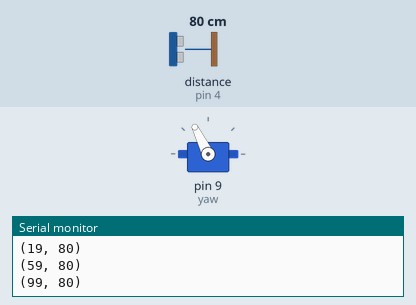
Recording of a sketch running on a simulated Arduino Uno, built with avr-gcc and run on an emulated ATmega328P. On the bench: servo, the last lines printed to the serial monitor. The inputs (shaded band) are chosen by the test bench; at power-on: distance to the obstacle (sensor on pin 4) 80 cm.

Above: at 1.7 s.
1.8 s: distance to the obstacle (sensor on pin 4) set to 120 cm
At 2.18 s:
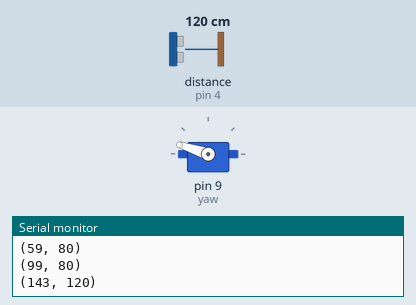
4.8 s: distance to the obstacle (sensor on pin 4) set to 2 cm
At 5.53 s:
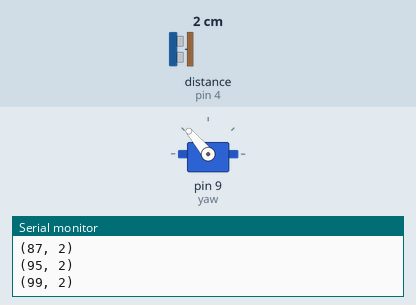
Timing chart, 0 to 13.8 s (numbered marks = the images above; inputs shaded):
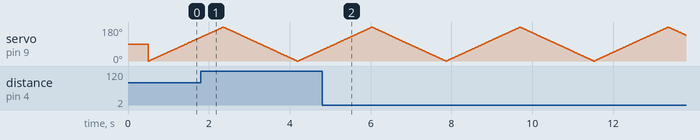

The sketch:

main.ino
```cpp
#include <Ultrasonic.h>
#include <Servo.h>

int distance = 0;
int p_sonar = 4;
Ultrasonic sonar(p_sonar);
Servo yaw;
int degree_delay = 10;

void setup() {
  Serial.begin(115200);
  yaw.attach(9);
  delay(500);
}

void loop() {
  distance = sonar.MeasureInCentimeters();
  char output[1000] = "";

  for (int deg = 0; deg < 180; deg += 1) {
    yaw.write(deg);
    if (millis() % 41 == 0) {
      distance = sonar.MeasureInCentimeters();
      sprintf(output, "(%d, %d)", deg, distance);
      Serial.println(output);
    }
    delay(degree_delay);
  }

  for (int deg = 179; deg >= 0; deg -= 1) {
    yaw.write(deg);
    if (millis() % 41 == 0) {
      distance = sonar.MeasureInCentimeters();
      sprintf(output, "(%d, %d)", deg, distance);
      Serial.println(output);
    }
    delay(degree_delay);
  }
}
```
